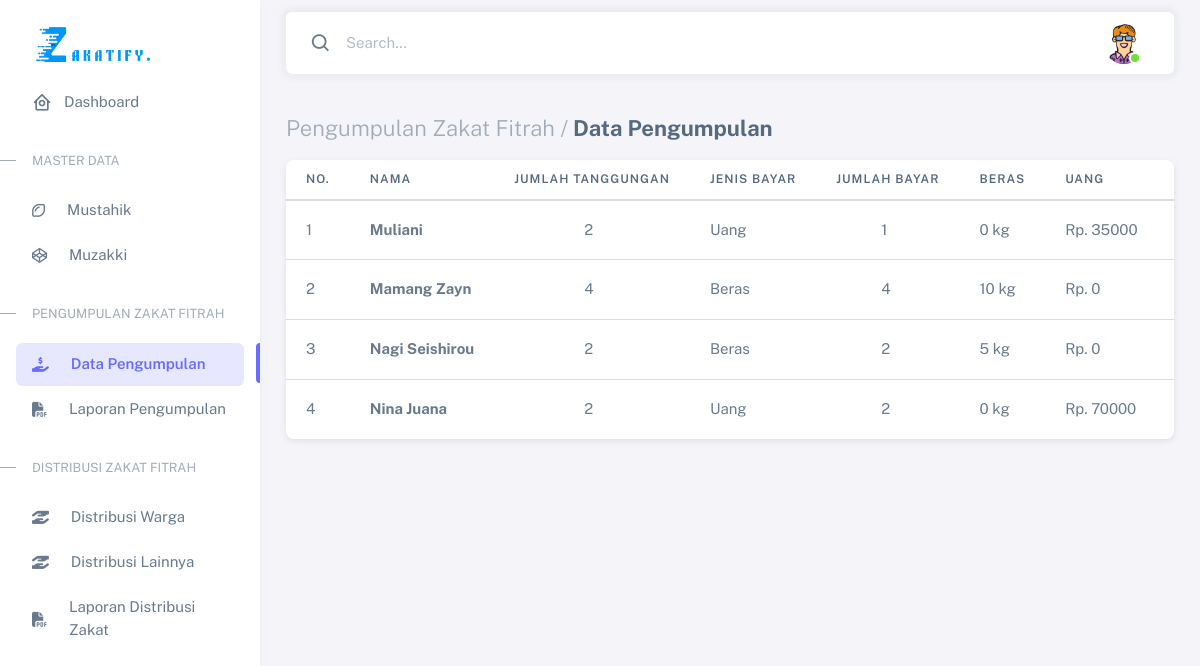
Screenshot of /admin/html/data_pengumpulan.php with the database file from the repository.
### tables this page shows
CREATE TABLE `bayarzakat` (
  `id_zakat` int(17) NOT NULL,
  `nama_KK` varchar(100) NOT NULL,
  `jumlah_tanggungan` int(20) NOT NULL,
  `jenis_bayar` enum('Beras','Uang') NOT NULL,
  `jumlah_tanggunganyangdibayar` int(20) NOT NULL,
  `bayar_beras` varchar(10) NOT NULL,
  `bayar_uang` int(10) NOT NULL
);

### admin/html/functions.php (called while the page is built, shortened)
<?php
$conn = mysqli_connect("localhost", "root", "", "zakatfitrah");
function query($query)
{
    global $conn;
    $result = mysqli_query($conn, $query);
    $rows = [];
    while ($row = mysqli_fetch_assoc($result)) {
        $rows[] = $row;
    }
    return $rows;
}

### admin/html/data_pengumpulan.php (the view, shortened to what this page needs)
<?php
include('functions.php');
$bayarzakat = query("SELECT * FROM bayarzakat");
?>
<!DOCTYPE html>
<html lang="en" class="light-style layout-menu-fixed" dir="ltr" data-theme="theme-default" data-assets-path="../assets/" data-template="vertical-menu-template-free">
<head>
    <link rel="stylesheet" href="../assets/vendor/fonts/boxicons.css" />
    <link rel="stylesheet" href="../assets/vendor/css/core.css" class="template-customizer-core-css" />
    <link rel="stylesheet" href="../assets/vendor/css/theme-default.css" class="template-customizer-theme-css" />
    <link rel="stylesheet" href="../assets/css/demo.css" />
    <link rel="stylesheet" href="../assets/vendor/libs/perfect-scrollbar/perfect-scrollbar.css" />
    <link rel="stylesheet" href="../assets/vendor/libs/apex-charts/apex-charts.css" />
</head>
<body>
    <div class="layout-wrapper layout-content-navbar">
        <div class="layout-container">
            <aside id="layout-menu" class="layout-menu menu-vertical menu bg-menu-theme">
                <div class="app-brand demo">
                    <a href="index.html" class="app-brand-link">
                        <span class="app-brand-text demo menu-text fw-bolder"><img src="../../assets/img/logo.png" alt="" height="40" width="120"></span>
                    </a>
                </div>
                <ul class="menu-inner py-1">
                    <li class="menu-item">
                        <a href="admin.php" class="menu-link">
                            <i class="menu-icon tf-icons bx bx-home-circle"></i>
                            <div data-i18n="Analytics">Dashboard</div>
                        </a>
                    </li>
                    <li class="menu-header small text-uppercase">
                        <span class="menu-header-text">Master Data</span>
                    </li>
                    <li class="menu-item">
                        <a href="data_mustahik.php" class="menu-link">
                            <i class="fa-regular fa-lemon"></i>
                            <span>⠀⠀</span>
                            <div data-i18n="Misc">Mustahik</div>
                        </a>
                    </li>
                    <li class="menu-item">
                        <a href="data_muzakki.php" class="menu-link">
                            <i class="fa-brands fa-codepen"></i>
                            <span>⠀⠀</span>
                            <div data-i18n="Misc">Muzakki</div>
                        </a>
                    </li>
                    <li class="menu-header small text-uppercase"><span class="menu-header-text">Pengumpulan Zakat Fitrah</span></li>
                    <li class="menu-item active">
                        <a href="data_pengumpulan.php" class="menu-link">
                            <i class="fa-solid fa-hand-holding-dollar"></i>
                            <span>⠀⠀</span>
                            <div data-i18n="Form Elements">Data Pengumpulan</div>
                        </a>
                    </li>
                    <li class="menu-item">
                        <a href="pdf_pengumpulan.php" class="menu-link">
                            <i class="fa-solid fa-file-pdf"></i>
                            <span>⠀⠀</span>
                            <div data-i18n="Form Layouts">Laporan Pengumpulan</div>
                        </a>
                    </li>
                    <li class="menu-header small text-uppercase"><span class="menu-header-text">Distribusi Zakat Fitrah</span></li>
                    <li class="menu-item">
                        <a href="distribusi_warga.php" class="menu-link">
                            <i class="fa-solid fa-hand-holding-hand"></i>
                            <span>⠀⠀</span>
                            <div data-i18n="Tables">Distribusi Warga</div>
                        </a>
                    </li>
                    <li class="menu-item">
                        <a href="distribusi_lainnya.php" class="menu-link">
                            <i class="fa-solid fa-hand-holding-hand"></i>
                            <span>⠀⠀</span>
                            <div data-i18n="Tables">Distribusi Lainnya</div>
                        </a>
                    </li>
                    <li class="menu-item">
                        <a href="pdf_distribusi.php" class="menu-link">
                            <i class="fa-solid fa-file-pdf"></i>
                            <span>⠀⠀</span>
                            <div data-i18n="Tables">Laporan Distribusi Zakat</div>
                        </a>
                    </li>
                </ul>
            </aside>
            <div class="layout-page">
                <nav class="layout-navbar container-xxl navbar navbar-expand-xl navbar-detached align-items-center bg-navbar-theme" id="layout-navbar">
                    <div class="navbar-nav-right d-flex align-items-center" id="navbar-collapse">
                        <div class="navbar-nav align-items-center">
                            <div class="nav-item d-flex align-items-center">
                                <i class="bx bx-search fs-4 lh-0"></i>
                                <input type="text" class="form-control border-0 shadow-none" placeholder="Search..." aria-label="Search..." />
                            </div>
                        </div>
                        <ul class="navbar-nav flex-row align-items-center ms-auto">
                            <li class="nav-item navbar-dropdown dropdown-user dropdown">
                                <a class="nav-link dropdown-toggle hide-arrow" href="javascript:void(0);" data-bs-toggle="dropdown">
                                    <div class="avatar avatar-online">
                                        <img src="../assets/img/avatars/mann.png" alt class="w-px-40 h-auto rounded-circle" />
                                    </div>
                                </a>
                            </li>
                        </ul>
                    </div>
                </nav>
                <div class="content-wrapper">
                    <div class="container-xxl flex-grow-1 container-p-y">
                        <h4 class="fw-bold py-3 mb-1"><span class="text-muted fw-light">Pengumpulan Zakat Fitrah /</span> Data Pengumpulan</h4>
                        <div class="card">
                            <div class="table-responsive text-nowrap">
                                <table class="table">
                                    <thead>
                                        <tr>
                                            <th>No.</th>
                                            <th>Nama</th>
                                            <th>Jumlah Tanggungan</th>
                                            <th>Jenis Bayar</th>
                                            <th>Jumlah Bayar</th>
                                            <th>Beras</th>
                                            <th>Uang</th>
                                            <th style="padding-left:40px;">Actions</th>
                                        </tr>
                                    </thead>
                                    <tbody class="table-border-bottom-0">
                                        <?php $i = 1; ?>
                                        <?php foreach ($bayarzakat as $row) : ?>
                                            <tr>
                                                <td><?= $i; ?></td>
                                                <td></i> <strong><?= $row["nama_KK"]; ?></strong></td>
                                                <td style="padding-left:90px;"><?= $row["jumlah_tanggungan"]; ?></td>
                                                <td><?= $row["jenis_bayar"]; ?></td>
                                                <td style="padding-left:65px;"><?= $row["jumlah_tanggunganyangdibayar"]; ?></td>
                                                <td><?= $row["bayar_beras"]; ?> kg</td>
                                                <td>Rp. <?= $row["bayar_uang"]; ?></td>
                                                <td>
                                                </td>
                                            </tr>
                                            <?php $i++; ?>
                                        <?php endforeach; ?>
                                    </tbody>
                                </table>
                            </div>
                        </div>
                    </div>
                </div>
            </div>
        </div>
    </div>
</body>
</html>

### admin/assets/css/demo.css (style rules this page uses)
.menu .app-brand.demo { height: 64px; margin-top: 12px; }
.app-brand-text.demo { font-size: 1.75rem; letter-spacing: -0.5px; text-transform: lowercase; }

### rows the page displays
bayarzakat: nama_KK "Muliani", jumlah_tanggungan "2", jenis_bayar "Uang", jumlah_tanggunganyangdibayar "1", bayar_beras "0", bayar_uang "35000"
bayarzakat: nama_KK "Mamang Zayn", jumlah_tanggungan "4", jenis_bayar "Beras", jumlah_tanggunganyangdibayar "4", bayar_beras "10", bayar_uang "0"
bayarzakat: nama_KK "Nagi Seishirou", jumlah_tanggungan "2", jenis_bayar "Beras", jumlah_tanggunganyangdibayar "2", bayar_beras "5", bayar_uang "0"
bayarzakat: nama_KK "Nina Juana", jumlah_tanggungan "2", jenis_bayar "Uang", jumlah_tanggunganyangdibayar "2", bayar_beras "0", bayar_uang "70000"
